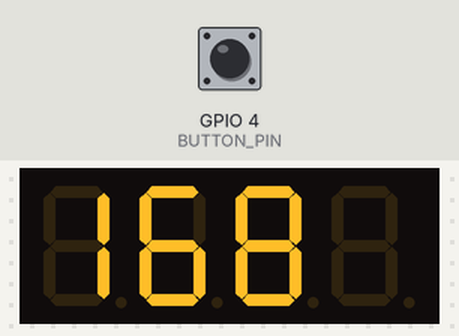
Simulated run of this sketch. Board: ESP8266 (NodeMCU). Shown: 4-digit seven-segment display. The inputs (shaded band) are chosen by the test bench; at power-on: GPIO 4 (BUTTON_PIN) LOW. WiFi joins after 1.5 s; servers stay silent unless stated; what the sketch prints to the serial monitor is not drawn.

Above: at 4.1 s.
At 9.2 s:
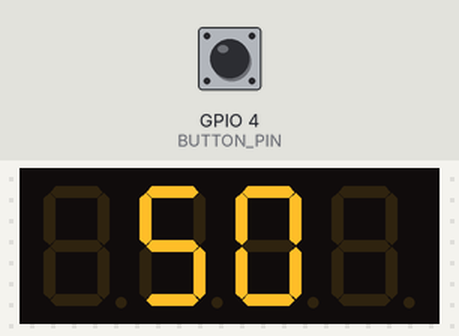
12.9 s: GPIO 4 (BUTTON_PIN) pulsed HIGH 5 times (0.12 s each, 0.3 s apart)
At 14.8 s:
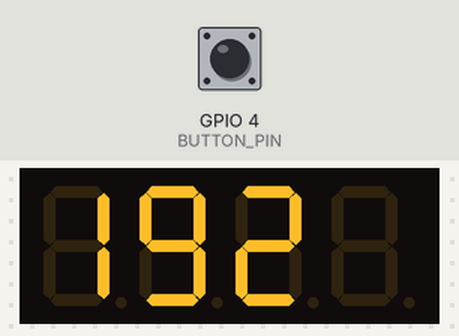
Timing chart, 0 to 16.3 s (numbered marks = the images above; inputs shaded):
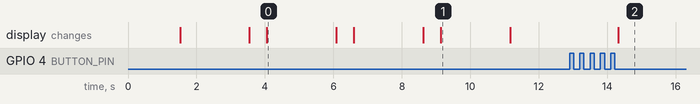

Measured:
- after the input at 12.9 s, the display: changes after 1.4 s (image 2)
- what the display in image 0 shows lasts 2.0 s, from 4.1 s to 6.1 s

The sketch:

WEB_Updater.ino
```cpp
#if defined(ESP8266)
  #include <ESP8266WiFi.h>
  #include <WiFiClient.h>
  #include <ESP8266WebServer.h>
#elif defined(ESP32)
  #include <WiFi.h>
  #include <WiFiClient.h>
  #include <WebServer.h>
#endif
#include <TM1637Display.h>
#include <ElegantOTA.h>

#ifdef ESP32_USED
#define CLK 27  // Пин, подключенный к CLK на TM1637
#define DIO 13  // Пин, подключенный к DIO на TM1637
#define BUTTON_PIN 35  // Пин, подключенный к TTP223
#else
#define CLK 5   // Пин, подключенный к CLK на TM1637
#define DIO 14  // Пин, подключенный к DIO на TM1637
#define BUTTON_PIN 4   // Пин, подключенный к TTP223
#endif

const char* ssid = "ssid";
const char* password = "password";

#if defined(ESP8266)
  ESP8266WebServer server(80);
#elif defined(ESP32)
  WebServer server(80);
#endif
  TM1637Display display(CLK, DIO);

unsigned long ota_progress_millis = 0;
bool isAccessPoint = false; // Флаг, определяющий, работает ли устройство в режиме точки доступа
int buttonPressCount = 0; // Счетчик нажатий кнопки

void displayIP(IPAddress ip) {
  // Показать IP-адрес на дисплее TM1637 по октетам
  for (int i = 0; i < 4; i++) {
    display.showNumberDec(ip[i], false, 3, 0); // Показываем октет без передних нулей
    delay(2000); // Короткая пауза для видимости
    display.clear(); // Очистка дисплея перед следующим октетом
    delay(500); // Пауза перед следующим показом
  }
}

void setup() {
  Serial.begin(115200);

  // Инициализация дисплея TM1637 и пина кнопки
  display.setBrightness(0x0f); // Установка максимальной яркости
  pinMode(BUTTON_PIN, INPUT); // Установка пина TTP223 как входящего

  WiFi.mode(WIFI_STA);
  WiFi.begin(ssid, password);
  Serial.println("");

  // Ожидание подключения
  for (int attempts = 0; attempts < 10; attempts++) {
    if (WiFi.status() == WL_CONNECTED) {
      break;
    }
    delay(500);
    Serial.print(".");
  }

  if (WiFi.status() != WL_CONNECTED) {
    Serial.println("");
    Serial.println("Не удалось подключиться к WiFi, создается точка доступа...");

    // Создание точки доступа
    WiFi.softAP("WEB_Updater");
    IPAddress IP(192, 168, 4, 1);
    IPAddress subnet(255, 255, 255, 0);
    WiFi.softAPConfig(IP, IP, subnet);
    Serial.print("Точка доступа создана. IP адрес: ");
    Serial.println(WiFi.softAPIP());

    isAccessPoint = true; // Устанавливаем флаг точки доступа
    displayIP(WiFi.softAPIP()); // Отобразить IP адрес точки доступа
  } else {
    Serial.println("");
    Serial.print("Подключено к WiFi: ");
    Serial.print(ssid);
    Serial.print(", IP адрес: ");
    String ipAddress = WiFi.localIP().toString();
    Serial.println(ipAddress);

    isAccessPoint = false; // Устанавливаем флаг для WiFi
    displayIP(WiFi.localIP()); // Отобразить IP адрес подключенного WiFi
  }

  // Обработка корневого URL
  server.on("/", []() {
    String html = "<html><head>";
    html += "<meta charset='UTF-8'>";
    html += "<title>ElegantOTA</title>";
    html += "</head><body>";
    html += "<h1>ElegantOTA</h1>";
    html += "<button onclick=\"location.href='/update'\">Обновление прошивки</button>";
    html += "</body></html>";

    server.send(200, "text/html", html);
  });

  ElegantOTA.begin(&server);    // Start ElegantOTA
  server.begin();
  Serial.println("HTTP server started");
}

void loop() {
  server.handleClient();

  // Проверка нажатий кнопки
  if (digitalRead(BUTTON_PIN) == HIGH) { // Если кнопка нажата
    delay(200); // антидребезг
    buttonPressCount++;

    if (buttonPressCount >= 5) {
      buttonPressCount = 0; // Сбросить счетчик нажатий
      Serial.println("Кнопка нажата 5 раз, вывод IP адреса...");

      // Вывод IP адреса на дисплей
      if (isAccessPoint) {
        displayIP(WiFi.softAPIP()); // Если точка доступа
      } else {
        displayIP(WiFi.localIP()); // Если подключен к WiFi
      }
    }

    // Ждем пока кнопка не будет отпущена
    while (digitalRead(BUTTON_PIN) == HIGH) {
      delay(10);
    }
  }
}
```
